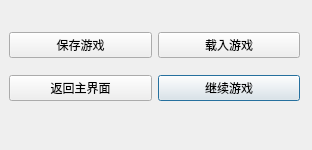
<?xml version="1.0" encoding="UTF-8"?>
<ui version="4.0">
 <class>Pause</class>
 <widget class="QDialog" name="Pause">
  <property name="geometry">
   <rect>
    <x>0</x>
    <y>0</y>
    <width>312</width>
    <height>150</height>
   </rect>
  </property>
  <property name="windowTitle">
   <string>暂停</string>
  </property>
  <widget class="QLabel" name="label">
   <property name="geometry">
    <rect>
     <x>10</x>
     <y>120</y>
     <width>291</width>
     <height>21</height>
    </rect>
   </property>
   <property name="text">
    <string/>
   </property>
  </widget>
  <widget class="QWidget" name="layoutWidget">
   <property name="geometry">
    <rect>
     <x>9</x>
     <y>21</y>
     <width>291</width>
     <height>91</height>
    </rect>
   </property>
   <layout class="QGridLayout" name="gridLayout">
    <item row="0" column="0">
     <widget class="QPushButton" name="saveButton">
      <property name="text">
       <string>保存游戏</string>
      </property>
     </widget>
    </item>
    <item row="0" column="1">
     <widget class="QPushButton" name="loadButton">
      <property name="text">
       <string>载入游戏</string>
      </property>
     </widget>
    </item>
    <item row="1" column="0">
     <widget class="QPushButton" name="openmenuButton">
      <property name="text">
       <string>返回主界面</string>
      </property>
     </widget>
    </item>
    <item row="1" column="1">
     <widget class="QPushButton" name="continueButton">
      <property name="text">
       <string>继续游戏</string>
      </property>
      <property name="checkable">
       <bool>false</bool>
      </property>
      <property name="default">
       <bool>true</bool>
      </property>
     </widget>
    </item>
   </layout>
  </widget>
 </widget>
 <resources/>
 <connections/>
</ui>
